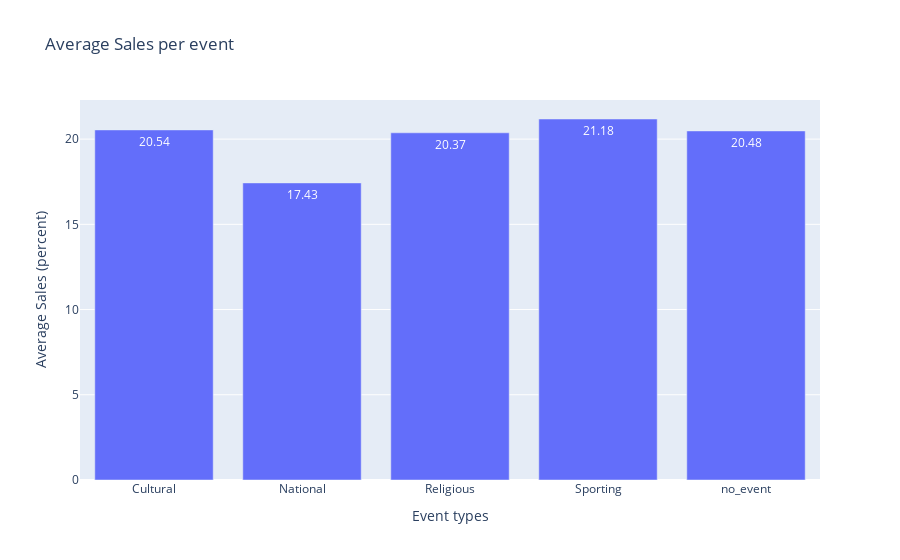

The notebook cell saved with this chart:
### Code cell
fig4 = px.bar(df4, x='event_type_1', y='percent',text='percent', title="Average Sales per event",   labels={
                     "event_type_1": "Event types",
                     "percent": "Average Sales (percent)"  })         
fig4.show()

### Figure 1 — Plotly figure (JSON) as saved in the notebook; plotly's stock layout.template omitted (floating-point values rounded to 4 significant figures)
{"data": [{"alignmentgroup": "True", "hovertemplate": "Event types=%{x}<br>Average Sales (percent)=%{text}<extra></extra>", "legendgroup": "", "marker": {"color": "#636efa", "pattern": {"shape": ""}}, "name": "", "offsetgroup": "", "orientation": "v", "showlegend": false, "text": [20.54, 17.43, 20.37, 21.18, 20.48], "textposition": "auto", "type": "bar", "x": ["Cultural", "National", "Religious", "Sporting", "no_event"], "xaxis": "x", "y": [20.54, 17.43, 20.37, 21.18, 20.48], "yaxis": "y"}], "layout": {"barmode": "relative", "legend": {"tracegroupgap": 0}, "title": {"text": "Average Sales per event"}, "xaxis": {"anchor": "y", "domain": [0, 1], "title": {"text": "Event types"}}, "yaxis": {"anchor": "x", "domain": [0, 1], "title": {"text": "Average Sales (percent)"}}}}
